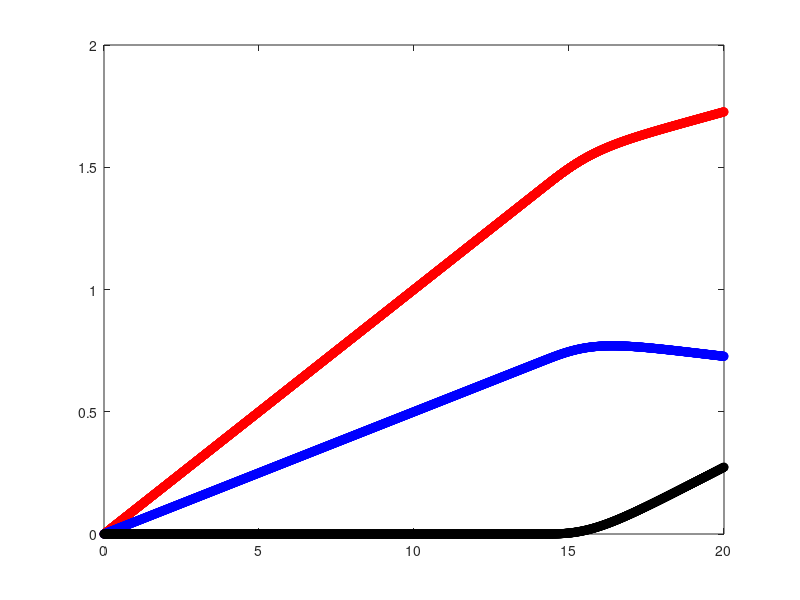

Recreate this plot in MATLAB.
% Consider two chemical species, A and B, who combine to form P when the 
% product of their concentrations (C=A*B) reaches a certain value (S).  
% The related system of ODEs is given as  
%    P'={0 if C<S}{(C-1)^2 if C>=S},
%    A'=f'-P',
%    B'=g'-P',
% where f and g represent the source of A and B.

% Notice that P' can also be expressed as 
%    P'=H(C-S)*(C-1)^2,
% where H is the Heavyside function.  We solve the system for this model of
% P' and also for the Yosida approximation of P',
%    P'=H_a(C-S)*(C-1)^2.


f=@(t)0.1*t; % species A source
df=@(t) 0.1; % species A source rate
g=@(t)0.05*t; % species B source
dg=@(t) 0.05; % species B source rate
S=1; % concentration product required for precipitation

h=0.01; % time step
t=[0:h:20]; % time grid

% Non-Yosida
A=zeros(1,length(t)); % Species A solution 
A(1)=f(t(1)); % Initial value
B=zeros(1,length(t)); % Species B solution
B(1)=g(t(1)); % Initial value
P=zeros(1,length(t)); % Precipitation solution
P(1)=0; % Initial value

du=length(t);
for i=2:length(t)
    C=A(i-1)*B(i-1);
    if C<S
        du(i-1)=0;
    else du(i-1)=(C-1)^2;
    end
    A(i)=A(i-1)+f(t(i))-f(t(i-1))-h*du(i-1); %h*(dg(t(i-1))-du(i-1));
    B(i)=B(i-1)+g(t(i))-g(t(i-1))-h*du(i-1);
    P(i)=P(i-1)+h*du(i-1);
end

YA=zeros(1,length(t)); % Species A solution
YA(1)=f(t(1)); % Initial value
YB=zeros(1,length(t)); % Species B solution
YB(1)=g(t(1)); % Initial value
YP=zeros(1,length(t)); % Precipitation solution
YP(1)=0; % Initial value

Ydu=length(t);
a=1;
for i=2:length(t)
    C=YA(i-1)*YB(i-1);
    if C<S
        Ydu(i-1)=0;
    else if (S<=C)&&(C<=S+a)
            Ydu(i-1)=(1/a)*(C-1)^2;
        else Ydu(i-1)=(C-1)^2;
        end
    end
    YA(i)=YA(i-1)+f(t(i))-f(t(i-1))-h*Ydu(i-1);
    YB(i)=YB(i-1)+g(t(i))-g(t(i-1))-h*Ydu(i-1);
    YP(i)=YP(i-1)+h*Ydu(i-1);
end


figure
plot(t,A,'r',t,B,'b',t,P,'k',t,YA,'r-o',t,YB,'b-o',t,YP,'k-o')
    
    
        